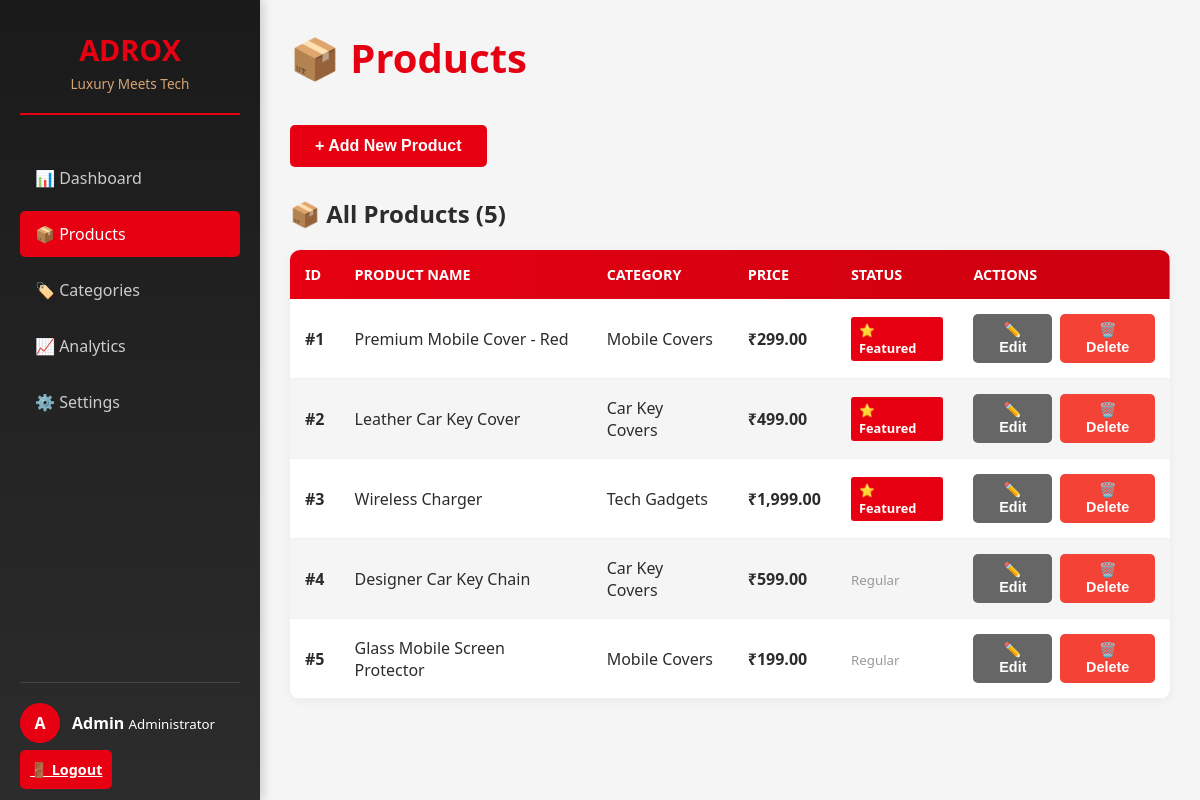
/admin/index.php?tab=products (signed in), run on the app's committed database.
### tables this page shows
CREATE TABLE IF NOT EXISTS products (
  id INT PRIMARY KEY AUTO_INCREMENT,
  name VARCHAR(255) NOT NULL,
  description LONGTEXT NOT NULL,
  price DECIMAL(10, 2) NOT NULL,
  category VARCHAR(100) NOT NULL,
  image_url VARCHAR(500),
  affiliate_link VARCHAR(1000) NOT NULL,
  is_featured BOOLEAN DEFAULT 0,
  created_at TIMESTAMP DEFAULT CURRENT_TIMESTAMP,
  updated_at TIMESTAMP DEFAULT CURRENT_TIMESTAMP ON UPDATE CURRENT_TIMESTAMP
);

### includes/functions.php (called while the page is built, shortened)
<?php
function get_all_products($conn) {
    $sql = "SELECT * FROM products ORDER BY is_featured DESC, created_at DESC";
    $result = $conn->query($sql);
    if ($result->num_rows > 0) {
        $products = [];
        while($row = $result->fetch_assoc()) {
            $products[] = $row;
        }
        return $products;
    }
    return [];
}
?>

### admin/index.php (the view, shortened to what this page needs)
<?php
require_once '../includes/config.php';
require_once '../includes/functions.php';
$conn = new mysqli(DB_SERVER, DB_USER, DB_PASSWORD, DB_NAME);
$is_logged_in = isset($_SESSION['admin_logged_in']);
$products = $is_logged_in ? get_all_products($conn) : [];
$current_tab = isset($_GET['tab']) ? $_GET['tab'] : 'dashboard';
?>
<!DOCTYPE html>
<html lang="en">
<head>
</head>
<body>
    <?php if (!$is_logged_in): ?>
        <div class="login-container">
            <div class="login-form">
                <h2>ADROX</h2>
                <p class="subtitle">Admin Dashboard</p>
                <?php if (isset($login_error)): ?>
                    <div class="message error"><?php echo $login_error; ?></div>
                <?php endif; ?>
                <form method="POST">
                    <div class="form-group">
                        <label for="username">👤 Username</label>
                        <input type="text" id="username" name="username" placeholder="admin" required>
                    </div>
                    <div class="form-group">
                        <label for="password">🔐 Password</label>
                        <input type="password" id="password" name="password" placeholder="••••••••" required>
                    </div>
                    <input type="hidden" name="action" value="login">
                    <button type="submit" class="btn" style="width: 100%; margin-bottom: 15px;">Login</button>
                </form>
                <div style="background: #f5f5f5; padding: 15px; border-radius: 5px; text-align: center; font-size: 0.85em; color: #666;">
                    <strong>Demo Credentials:</strong><br>
                    Username: <code>admin</code><br>
                    Password: <code>admin123</code>
                </div>
            </div>
        </div>
    <?php else: ?>
        <div class="sidebar">
            <div class="sidebar-logo">
                <h2>ADROX</h2>
                <p>Luxury Meets Tech</p>
            </div>
            <ul class="sidebar-menu">
                <li><a href="index.php?tab=dashboard" class="menu-link <?php echo ($current_tab === 'dashboard') ? 'active' : ''; ?>">📊 Dashboard</a></li>
                <li><a href="index.php?tab=products" class="menu-link <?php echo ($current_tab === 'products') ? 'active' : ''; ?>">📦 Products</a></li>
                <li><a href="index.php?tab=categories" class="menu-link <?php echo ($current_tab === 'categories') ? 'active' : ''; ?>">🏷️ Categories</a></li>
                <li><a href="index.php?tab=analytics" class="menu-link <?php echo ($current_tab === 'analytics') ? 'active' : ''; ?>">📈 Analytics</a></li>
                <li><a href="index.php?tab=settings" class="menu-link <?php echo ($current_tab === 'settings') ? 'active' : ''; ?>">⚙️ Settings</a></li>
            </ul>
            <div class="sidebar-user">
                <div class="user-info">
                    <div class="user-avatar">A</div>
                    <div>
                        <strong>Admin</strong>
                        <small>Administrator</small>
                    </div>
                </div>
                <a href="?logout=true" class="logout-btn">🚪 Logout</a>
            </div>
        </div>
        <div class="main-content">
            <div class="admin-container">
                <div class="header">
                    <h1><?php
                        switch($current_tab) {
                            case 'products': echo '📦 Products'; break;
                        }
                    ?></h1>
                </div>
                <?php if ($current_tab === 'products'): ?>
                    <button class="btn add-product-btn" onclick="openAddModal()">Add New Product</button>
                    <div id="products">
                        <h2 style="margin-bottom: 20px; color: #2c2c2c;">📦 All Products (<?php echo count($products); ?>)</h2>
                        <table class="products-table">
                            <thead>
                                <tr>
                                    <th>ID</th>
                                    <th>Product Name</th>
                                    <th>Category</th>
                                    <th>Price</th>
                                    <th>Status</th>
                                    <th>Actions</th>
                                </tr>
                            </thead>
                            <tbody>
                                <?php if (empty($products)): ?>
                                    <tr>
                                        <td colspan="6" style="text-align: center; padding: 40px;">
                                            <strong>No products found</strong><br>
                                            <small style="color: #999;">Click "Add New Product" to get started</small>
                                        </td>
                                    </tr>
                                <?php else: ?>
                                    <?php foreach ($products as $product): ?>
                                        <tr>
                                            <td><strong>#<?php echo $product['id']; ?></strong></td>
                                            <td><?php echo htmlspecialchars($product['name']); ?></td>
                                            <td><?php echo htmlspecialchars($product['category']); ?></td>
                                            <td><strong>₹<?php echo number_format($product['price'], 2); ?></strong></td>
                                            <td>
                                                <?php if ($product['is_featured']): ?>
                                                    <span class="featured-badge">⭐ Featured</span>
                                                <?php else: ?>
                                                    <small style="color: #999;">Regular</small>
                                                <?php endif; ?>
                                            </td>
                                            <td>
                                                <div class="action-buttons">
                                                    <button class="btn btn-secondary" type="button" data-product='<?php echo json_encode($product); ?>' onclick="openEditModalWithData(this)">✏️ Edit</button>
                                                    <form style="display: inline;" method="POST">
                                                        <button type="submit" class="btn btn-danger" onclick="return confirm('Are you sure?')">🗑️ Delete</button>
                                                    </form>
                                                </div>
                                            </td>
                                        </tr>
                                    <?php endforeach; ?>
                                <?php endif; ?>
                            </tbody>
                        </table>
                    </div>
                <?php endif; ?>
            </div>
        </div>
    <?php endif; ?>
</body>
</html>

### admin/index.php (style rules this page uses)
* { margin: 0; padding: 0; box-sizing: border-box; }
body { font-family: 'Segoe UI', Tahoma, Geneva, Verdana, sans-serif; background: #f5f5f5; color: #2c2c2c; display: flex; height: 100vh; }
.sidebar { width: 260px; background: linear-gradient(180deg, #1a1a1a 0%, #2c2c2c 100%); color: white; padding: 30px 20px; position: fixed; height: 100vh; overflow-y: auto; box-shadow: 2px 0 10px rgba(0, 0, 0, 0.2); }
.sidebar-logo { text-align: center; margin-bottom: 40px; padding-bottom: 20px; border-bottom: 2px solid #E60012; }
.sidebar-logo h2 { color: #E60012; font-size: 1.8em; margin-bottom: 5px; }
.sidebar-logo p { color: #d4a574; font-size: 0.85em; font-weight: 300; }
.sidebar-menu { list-style: none; }
.sidebar-menu li { margin-bottom: 10px; }
.sidebar-menu a { display: flex; align-items: center; gap: 12px; padding: 12px 15px; color: #ccc; text-decoration: none; border-radius: 5px; transition: all 0.3s; }
.sidebar-menu a.active { background: #E60012; color: white; }
.sidebar-user { position: absolute; bottom: 20px; left: 20px; right: 20px; padding-top: 20px; border-top: 1px solid #444; }
.user-info { display: flex; align-items: center; gap: 12px; margin-bottom: 15px; }
.user-avatar { width: 40px; height: 40px; border-radius: 50%; background: #E60012; display: flex; align-items: center; justify-content: center; font-weight: bold; color: white; }
.logout-btn { width: 100%; padding: 10px; background: #E60012; color: white; border: none; border-radius: 5px; cursor: pointer; font-weight: 600; transition: 0.3s; font-size: 0.9em; }
.main-content { margin-left: 260px; flex: 1; overflow-y: auto; padding: 30px; }
.admin-container { max-width: 1200px; }
.header { display: flex; justify-content: space-between; align-items: center; margin-bottom: 40px; }
.header h1 { font-size: 2.5em; color: #E60012; display: flex; align-items: center; gap: 10px; }
.btn { padding: 12px 25px; background: #E60012; color: white; border: none; border-radius: 5px; cursor: pointer; font-weight: 600; transition: all 0.3s; font-size: 1em; }
.btn-secondary { background: #666; }
.btn-danger { background: #f44336; }
.products-table { width: 100%; border-collapse: collapse; background: white; box-shadow: 0 2px 10px rgba(0, 0, 0, 0.05); border-radius: 10px; overflow: hidden; }
.products-table thead { background: linear-gradient(90deg, #E60012 0%, #cc000f 100%); color: white; }
.products-table th, .products-table td { padding: 15px; text-align: left; }
.products-table th { font-weight: 600; text-transform: uppercase; font-size: 0.9em; }
.products-table tbody tr { border-bottom: 1px solid #f0f0f0; transition: background 0.3s; }
.products-table tbody tr:nth-child(even) { background: #f5f5f5; }
.featured-badge { display: inline-block; background: #E60012; color: white; padding: 4px 8px; border-radius: 3px; font-size: 0.8em; font-weight: 600; }
.action-buttons { display: flex; gap: 8px; }
.action-buttons button { padding: 8px 15px; font-size: 0.9em; }
.add-product-btn { margin-bottom: 30px; display: inline-block; }
.add-product-btn::before { content: '+ '; }

### data on the page
products: id "1", name "Premium Mobile Cover - Red", category "Mobile Covers", price "299.00", is_featured "⭐ Featured"
products: id "2", name "Leather Car Key Cover", category "Car Key Covers", price "499.00", is_featured "⭐ Featured"
products: id "3", name "Wireless Charger", category "Tech Gadgets", price "1,999.00", is_featured "⭐ Featured"
products: id "4", name "Designer Car Key Chain", category "Car Key Covers", price "599.00", is_featured "Regular"
products: id "5", name "Glass Mobile Screen Protector", category "Mobile Covers", price "199.00", is_featured "Regular"

### other printed values
count($products) "5"
